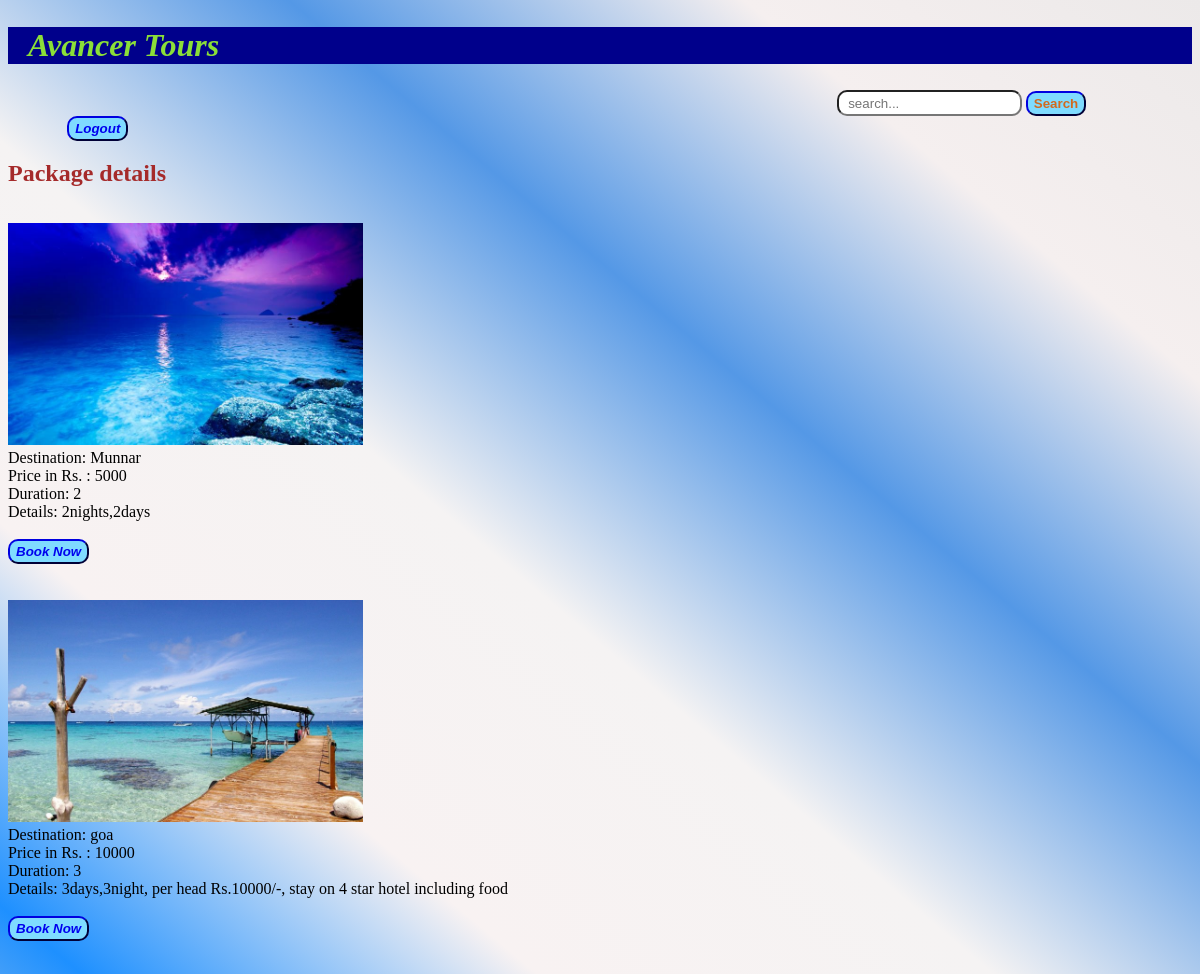
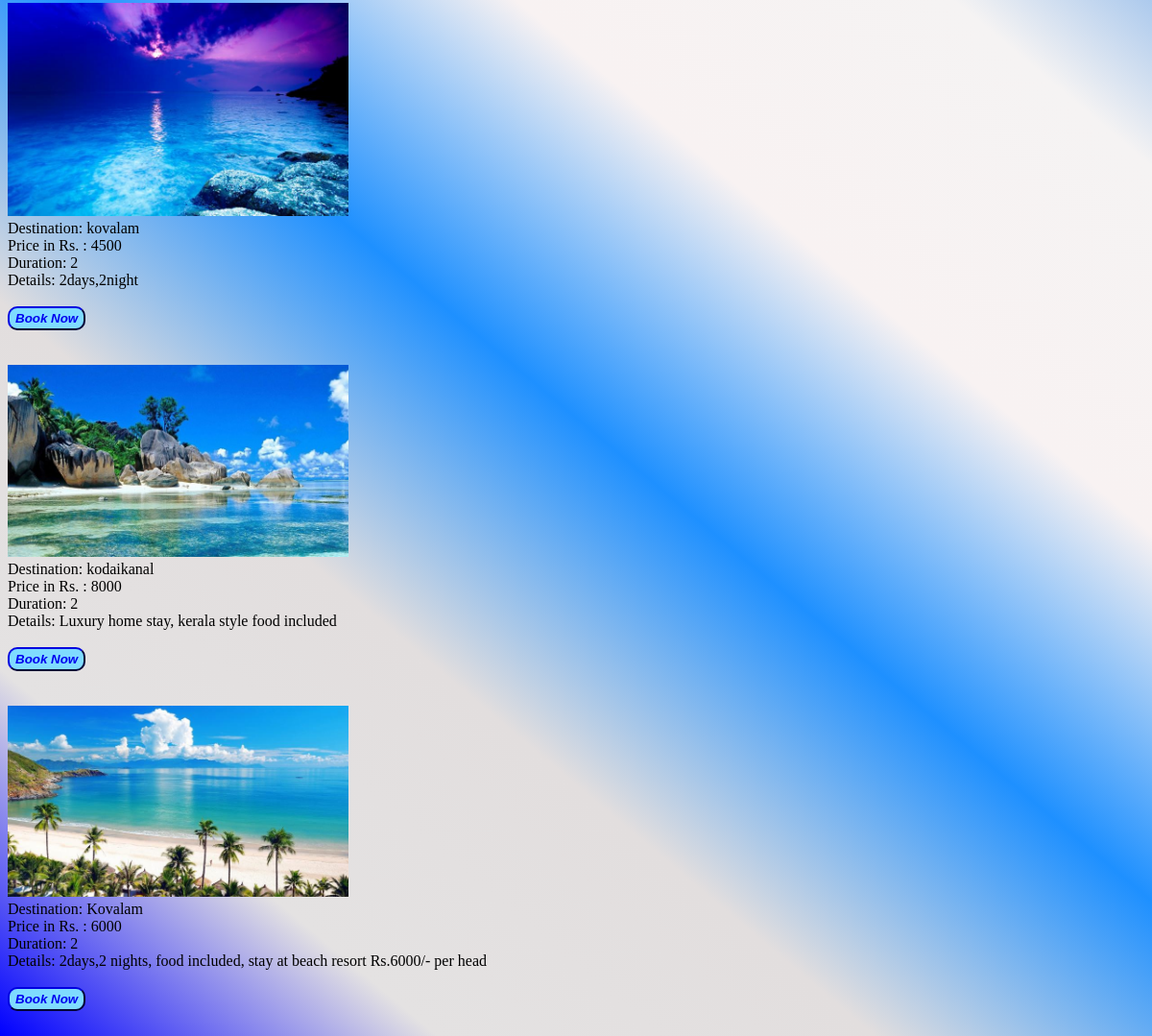
The app's page /user_dis_package/ with its own data (2 pictures, top to bottom).
### website/models.py (models this page shows, shortened)
class Packages(models.Model):
    destination=models.CharField(max_length=100)
    price=models.IntegerField()
    duration=models.IntegerField()
    details=models.TextField(max_length=500)
    image=models.ImageField(upload_to='images/')
    approved=models.BooleanField('Approved',default=False)
    vendor=models.CharField(max_length=100,default=False)

### website/views.py (the view)
# urls.py: path('user_dis_package/',v.user_dis_package,name='user_dis_package'),
def user_dis_package(request):
    item=Packages.objects.all()
    return render(request,'user_dis_package.html',{'item':item})

### website/templates/user_dis_package.html (shortened to what this page needs)
{% load static %}
<!DOCTYPE html>
<html>
<head>
    <link rel='stylesheet' type='text/css' media='screen' href="{% static 'CSS/user_dis_package.css' %}">
</head>
<body>
    <header><h2 class="Avancer">Avancer Tours</h2></header>
    <div class="dis">
        <form method="GET" action="{% url 'searchbar' %}">
            <input type="text" placeholder="  search..." name="search" class="sear" >
            <button type="submit">Search</button>
            <button class="log" type="submit"><a href="{% url 'logoutt' %}">Logout</a></button>
            <h2>Package details </h2>
        </form>
    </div>
    {% for i in item %}
        {% if i.approved %}
            <br><img src="{{ i.image.url }}" alt="image" width="30%" height="40%">
            <br><label >Destination: {{ i.destination }}</label><br>
            <label >Price in Rs. : {{ i.price }}</label><br>
            <label >Duration: {{ i.duration }}</label><br>
            <label >Details: {{ i.details }}</label><br><br>
            <button type="submit"><a href="{% url 'usrlogn'  %}">Book Now</a></button>
            <br><br>
        {% endif %}
    {% endfor %}
</body>
</html>

### static/CSS/user_dis_package.css (style rules this page uses)
.Avancer { font-family: Edu Australia VIC WA NT Hand; font-style: oblique; font-size:xx-large ; color: rgb(139, 223, 56); padding-right: 20px; padding-left: 20px; background-color: darkblue; }
body { background:linear-gradient(40deg,blue,rgb(228, 226, 226) ,rgb(226, 222, 222),dodgerblue,rgb(248, 242, 242),rgb(245, 243, 243),rgb(84, 152, 230),rgb(245, 239, 239),rgb(236, 233, 233)); }
h2 { color: brown; }
button { color:chocolate; background-color: rgb(127, 219, 255); border-radius: 10px; height: 25px; font-weight: bold; text-align: center; border-color: darkblue }
.sear { margin-left: 70%; }
input { border-radius: 10px; height: 20px; }
.log { margin-left: 5%; }
a { text-decoration: none; font-weight: bolder; font-style: oblique; }
.dis { color:rgb(18, 18, 22); line-height: 150%; }

### records on screen
Packages: image (picture), destination "Munnar", price "5000", duration "2", details "2nights,2days"
Packages: image (picture), destination "goa", price "10000", duration "3", details "3days,3night, per head Rs.10000/-, stay on 4 star hotel including food"
Packages: image (picture), destination "kovalam", price "4500", duration "2", details "2days,2night"
Packages: image (picture), destination "kodaikanal", price "8000", duration "2", details "Luxury home stay, kerala style food included"
Packages: image (picture), destination "Kovalam", price "6000", duration "2", details "2days,2 nights, food included, stay at beach resort Rs.6000/- per head"
